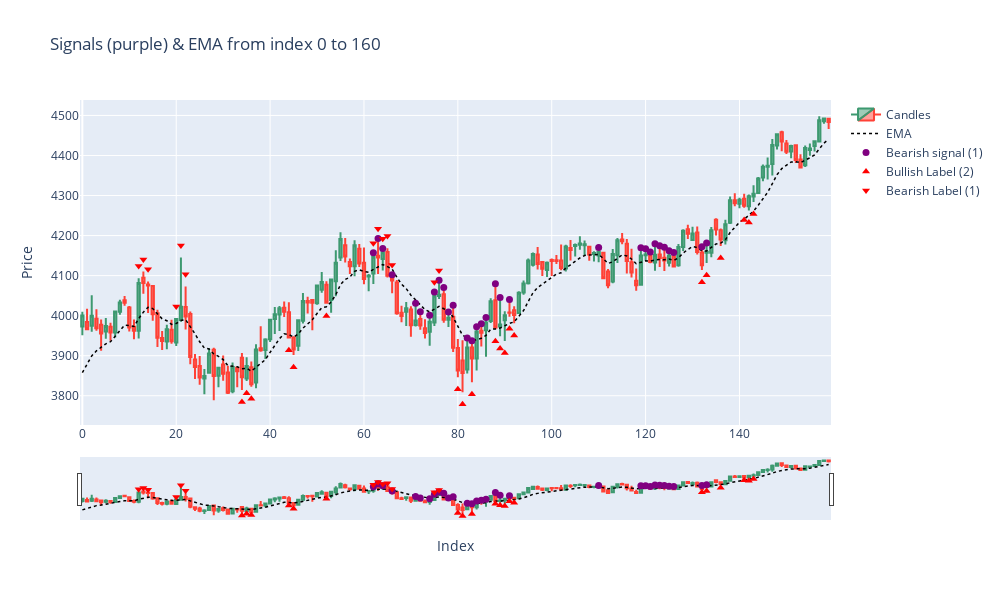

Notebook code cell kept with this figure:
### Code cell
# ===============================
# Plot signals on OHLC candles with indicators for BUY/SELL strategy points
# ===============================
def plot_signals(test_df, pred_column='predictions', start=0, length=100):
    # Subset
    df_slice = test_df.iloc[start:start+length].copy()
    df_slice.reset_index(inplace=True)  # Reset for plotting

    # Candle plot
    fig = go.Figure(data=[go.Candlestick(
        x=df_slice['index'] if 'index' in df_slice else df_slice.index,
        open=df_slice['Open'],
        high=df_slice['High'],
        low=df_slice['Low'],
        close=df_slice['Close'],
        name='Candles'
    )])

    if 'ema_10' in df_slice.columns: # can be adjusted                    
        fig.add_trace(go.Scatter(
            x=df_slice['index'] if 'index' in df_slice else df_slice.index,
            y=df_slice['ema_10'],
            mode='lines',
            line=dict(width=1.5, dash='dot', color='black'),
            name='EMA'
        ))

    # Bullish signals
    bull_idx = df_slice[df_slice[pred_column] == 2].index
    fig.add_trace(go.Scatter(
        x=df_slice.loc[bull_idx, 'index'] if 'index' in df_slice else bull_idx,
        y=df_slice.loc[bull_idx, 'Low'] - (df_slice['High']-df_slice['Low']).mean()*0.1,
        mode='markers',
        marker=dict(size=7, color='purple', symbol='circle'),
        name='Bullish signal (2)'
    ))

    # Bearish signals
    bear_idx = df_slice[df_slice[pred_column] == 1].index
    fig.add_trace(go.Scatter(
        x=df_slice.loc[bear_idx, 'index'] if 'index' in df_slice else bear_idx,
        y=df_slice.loc[bear_idx, 'High'] + (df_slice['High']-df_slice['Low']).mean()*0.1,
        mode='markers',
        marker=dict(size=7, color='purple', symbol='circle'),
        name='Bearish signal (1)'
    ))

    # Bullish labels
    bull_idx = df_slice[df_slice[best_label] == 2].index
    fig.add_trace(go.Scatter(
        x=df_slice.loc[bull_idx, 'index'] if 'index' in df_slice else bull_idx,
        y=df_slice.loc[bull_idx, 'Low'] - (df_slice['High']-df_slice['Low']).mean()*0.5,
        mode='markers',
        marker=dict(size=7, color='red', symbol='triangle-up'),
        name='Bullish Label (2)'
    ))

    # Bearish labels
    bear_idx = df_slice[df_slice[best_label] == 1].index
    fig.add_trace(go.Scatter(
        x=df_slice.loc[bear_idx, 'index'] if 'index' in df_slice else bear_idx,
        y=df_slice.loc[bear_idx, 'High'] + (df_slice['High']-df_slice['Low']).mean()*0.5,
        mode='markers',
        marker=dict(size=7, color='red', symbol='triangle-down'),
        name='Bearish Label (1)'
    ))

    fig.update_layout(
        title=f"Signals (purple) & EMA from index {start} to {start+length}",
        xaxis_title="Index",
        yaxis_title="Price",
        showlegend=True,
        height=600,
        width=1000
    )
    png_path = "xgboost_last_test_sample.png"
    fig.write_image("xgboost_last_test_sample.png")
    fig.show()
    display(Image(filename=png_path)) # Display static image (GitHub-compatible)


plot_signals(test_df, pred_column="sel_preds", start=0, length=160)

### Figure 1 — Plotly figure (JSON) as saved in the notebook; plotly's stock layout.template omitted (floating-point values rounded to 4 significant figures; data arrays with more than 128 entries replaced by an {"elided": "..."} marker saying what was removed)
{"data": [{"close": {"elided": "160 float values"}, "high": {"elided": "160 float values"}, "low": {"elided": "160 float values"}, "name": "Candles", "open": {"elided": "160 float values"}, "type": "candlestick", "x": {"elided": "160 int values"}}, {"line": {"color": "black", "dash": "dot", "width": 1.5}, "mode": "lines", "name": "EMA", "type": "scatter", "x": {"elided": "160 int values"}, "y": {"elided": "160 float values"}}, {"marker": {"color": "purple", "size": 7, "symbol": "circle"}, "mode": "markers", "name": "Bullish signal (2)", "type": "scatter", "x": [], "y": []}, {"marker": {"color": "purple", "size": 7, "symbol": "circle"}, "mode": "markers", "name": "Bearish signal (1)", "type": "scatter", "x": [62, 63, 64, 66, 71, 72, 74, 75, 76, 77, 78, 79, 82, 83, 84, 85, 86, 88, 89, 91, 110, 119, 120, 121, 122, 123, 124, 125, 126, 132, 133], "y": [4157.0, 4193.0, 4168.0, 4102.0, 4031.0, 4010.0, 4001.0, 4059.0, 4089.0, 4071.0, 4009.0, 4026.0, 3944.0, 3937.0, 3973.0, 3980.0, 3996.0, 4080.0, 4046.0, 4040.0, 4170.0, 4169.0, 4167.0, 4159.0, 4179.0, 4175.0, 4171.0, 4162.0, 4158.0, 4172.0, 4182.0]}, {"marker": {"color": "red", "size": 7, "symbol": "triangle-up"}, "mode": "markers", "name": "Bullish Label (2)", "type": "scatter", "x": [34, 35, 36, 44, 45, 52, 80, 81, 83, 88, 89, 90, 91, 92, 132, 133, 136, 141, 142, 143], "y": [3784.0, 3806.0, 3792.0, 3913.0, 3871.0, 3999.0, 3816.0, 3778.0, 3804.0, 3936.0, 3918.0, 3907.0, 3967.0, 3950.0, 4084.0, 4101.0, 4144.0, 4239.0, 4232.0, 4254.0]}, {"marker": {"color": "red", "size": 7, "symbol": "triangle-down"}, "mode": "markers", "name": "Bearish Label (1)", "type": "scatter", "x": [12, 13, 14, 20, 21, 22, 62, 63, 64, 65, 66, 75, 76], "y": [4124.0, 4140.0, 4116.0, 4023.0, 4175.0, 4103.0, 4181.0, 4217.0, 4192.0, 4199.0, 4126.0, 4083.0, 4113.0]}], "layout": {"height": 600, "showlegend": true, "title": {"text": "Signals (purple) & EMA from index 0 to 160"}, "width": 1000, "xaxis": {"title": {"text": "Index"}}, "yaxis": {"title": {"text": "Price"}}}}
